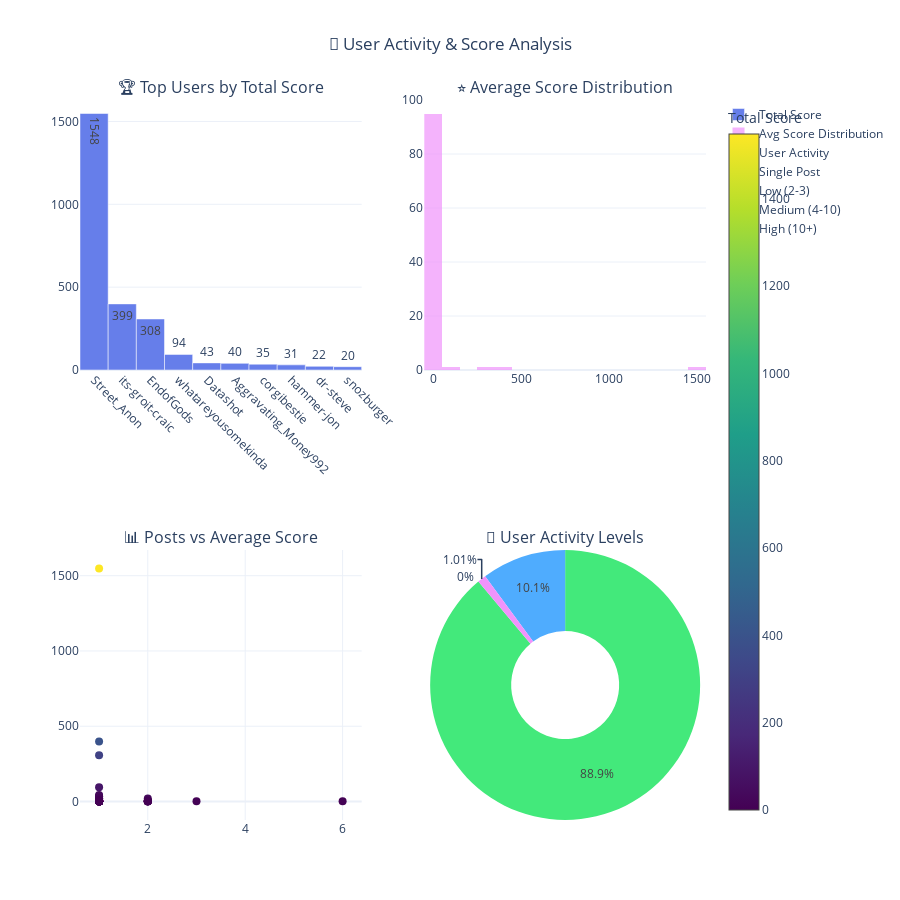

Notebook cell for this chart:
### Code cell
def create_user_score_analysis():
    """Analyze user activity and scoring patterns"""
    
    data = historical_raw if not historical_raw.empty else (raw_df if raw_df is not None else pd.DataFrame())
    
    if data is None or data.empty:
        print("⚠️ No data available for user analysis")
        return
    
    required_cols = ['author', 'score']
    if not all(col in data.columns for col in required_cols):
        print(f"⚠️ Missing required columns. Available: {list(data.columns)}")
        return
    
    # User statistics
    user_stats = data.groupby('author').agg({
        'score': ['count', 'sum', 'mean', 'std'],
        'id': 'count'
    }).round(2)
    
    user_stats.columns = ['Score_Count', 'Total_Score', 'Avg_Score', 'Score_StdDev', 'Post_Count']
    user_stats = user_stats.sort_values('Total_Score', ascending=False)
    
    # Remove any users with null/invalid names
    user_stats = user_stats[user_stats.index.notna()]
    
    print(f"✅ Analyzing {len(user_stats)} unique authors")
    
    # Create visualizations
    fig = make_subplots(
        rows=2, cols=2,
        subplot_titles=('🏆 Top Users by Total Score', '⭐ Average Score Distribution',
                       '📊 Posts vs Average Score', '🎯 User Activity Levels'),
        specs=[[{"type": "bar"}, {"type": "histogram"}],
               [{"type": "scatter"}, {"type": "pie"}]]
    )
    
    # Top users by total score
    top_users = user_stats.head(10)
    fig.add_trace(
        go.Bar(x=top_users.index, y=top_users['Total_Score'],
               name='Total Score', marker_color='#667eea',
               text=top_users['Total_Score'], textposition='auto'),
        row=1, col=1
    )
    
    # Average score distribution
    fig.add_trace(
        go.Histogram(x=user_stats['Avg_Score'], nbinsx=25, 
                    name='Avg Score Distribution', 
                    marker_color='#f093fb', opacity=0.7),
        row=1, col=2
    )
    
    # Posts vs Average Score scatter
    # Sample data if too many points
    sample_size = min(100, len(user_stats))
    sampled_users = user_stats.sample(sample_size) if len(user_stats) > sample_size else user_stats
    
    fig.add_trace(
        go.Scatter(x=sampled_users['Post_Count'], y=sampled_users['Avg_Score'],
                   mode='markers', name='User Activity',
                   marker=dict(size=8, color=sampled_users['Total_Score'],
                              colorscale='Viridis', showscale=True,
                              colorbar=dict(title="Total Score")),
                   text=sampled_users.index, textposition="top center"),
        row=2, col=1
    )
    
    # User activity levels pie chart
    activity_levels = pd.cut(user_stats['Post_Count'], 
                           bins=[0, 1, 3, 10, float('inf')],
                           labels=['Single Post', 'Low (2-3)', 'Medium (4-10)', 'High (10+)'])
    activity_counts = activity_levels.value_counts()
    
    fig.add_trace(
        go.Pie(labels=activity_counts.index, values=activity_counts.values,
               name="Activity Levels", hole=0.4,
               marker_colors=['#43e97b', '#4facfe', '#f093fb', '#667eea']),
        row=2, col=2
    )
    
    fig.update_layout(
        height=900,
        title_text="👥 User Activity & Score Analysis",
        title_x=0.5,
        template="plotly_white"
    )
    
    # Update x-axes for better readability
    fig.update_xaxes(tickangle=45, row=1, col=1)
    
    fig.show()
    
    # Display top performers table
    print("\n🏆 Top 10 Users by Total Score:")
    display(top_users[['Post_Count', 'Total_Score', 'Avg_Score']].head(10))
    
    # Summary statistics
    print(f"\n📈 User Activity Summary:")
    print(f"   • Total unique authors: {len(user_stats)}")
    print(f"   • Average posts per user: {user_stats['Post_Count'].mean():.1f}")
    print(f"   • Average score per user: {user_stats['Avg_Score'].mean():.2f}")
    print(f"   • Most active user: {user_stats['Post_Count'].idxmax()} ({user_stats['Post_Count'].max()} posts)")
    print(f"   • Highest scoring user: {user_stats['Total_Score'].idxmax()} ({user_stats['Total_Score'].max()} total score)")

create_user_score_analysis()

### Figure 1 — Plotly figure (JSON) as saved in the notebook; plotly's stock layout.template omitted (floating-point values rounded to 4 significant figures)
{"data": [{"marker": {"color": "#667eea"}, "name": "Total Score", "text": [1548.0, 399.0, 308.0, 94.0, 43.0, 40.0, 35.0, 31.0, 22.0, 20.0], "textposition": "auto", "type": "bar", "x": ["Street_Anon", "its-groit-craic", "EndofGods", "whatareyousomekinda", "Datashot", "Aggravating_Money992", "corgibestie", "hammer-jon", "dr-steve", "snozburger"], "xaxis": "x", "y": [1548, 399, 308, 94, 43, 40, 35, 31, 22, 20], "yaxis": "y"}, {"marker": {"color": "#f093fb"}, "name": "Avg Score Distribution", "nbinsx": 25, "opacity": 0.7, "type": "histogram", "x": [1548.0, 399.0, 308.0, 94.0, 43.0, 20.0, 35.0, 31.0, 22.0, 20.0, 18.0, 7.5, 11.0, 8.0, 8.0, 7.0, 7.0, 7.0, 6.0, 1.0, 6.0, 5.0, 4.0, 4.0, 2.0, 1.5, 1.5, 1.0, 3.0, 2.0, 1.0, 2.0, 2.0, 1.0, 1.0, 2.0, 2.0, 1.0, 1.0, 1.0, 1.0, 1.0, 1.0, 1.0, 1.0, 1.0, 1.0, 1.0, 1.0, 1.0, 1.0, 1.0, 1.0, 1.0, 1.0, 1.0, 1.0, 1.0, 1.0, 1.0, 1.0, 1.0, 1.0, 1.0, 1.0, 1.0, 1.0, 1.0, 1.0, 1.0, 1.0, 1.0, 1.0, 1.0, 1.0, 1.0, 1.0, 1.0, 1.0, 1.0, 1.0, 0.5, 1.0, 1.0, 1.0, 1.0, 1.0, 1.0, 1.0, 1.0, 1.0, 1.0, 1.0, 0.0, 0.0, 0.0, 0.0, 0.0, 0.0], "xaxis": "x2", "yaxis": "y2"}, {"marker": {"color": [1548, 399, 308, 94, 43, 40, 35, 31, 22, 20, 18, 15, 11, 8, 8, 7, 7, 7, 6, 6, 6, 5, 4, 4, 4, 3, 3, 3, 3, 2, 2, 2, 2, 2, 2, 2, 2, 1, 1, 1, 1, 1, 1, 1, 1, 1, 1, 1, 1, 1, 1, 1, 1, 1, 1, 1, 1, 1, 1, 1, 1, 1, 1, 1, 1, 1, 1, 1, 1, 1, 1, 1, 1, 1, 1, 1, 1, 1, 1, 1, 1, 1, 1, 1, 1, 1, 1, 1, 1, 1, 1, 1, 1, 0, 0, 0, 0, 0, 0], "colorbar": {"title": {"text": "Total Score"}}, "colorscale": [[0, "#440154"], [0.1111, "#482878"], [0.2222, "#3e4989"], [0.3333, "#31688e"], [0.4444, "#26828e"], [0.5556, "#1f9e89"], [0.6667, "#35b779"], [0.7778, "#6ece58"], [0.8889, "#b5de2b"], [1, "#fde725"]], "showscale": true, "size": 8}, "mode": "markers", "name": "User Activity", "text": ["Street_Anon", "its-groit-craic", "EndofGods", "whatareyousomekinda", "Datashot", "Aggravating_Money992", "corgibestie", "hammer-jon", "dr-steve", "snozburger", "Randomized0000", "Logical_Welder3467", "sukkj", "AutoModerator", "canbooo", "Competitive-Dot-3333", "quicksilver53", "StayingUp4AFeeling", "Chance-Business", "Original_Garbage8557", "didj0", "Foreign_Sympathy2863", "AdSpecialist6598", "NOTWorthless", "fullgoopy_alchemist", "rezwenn", "Economy-Mud-6626", "airreps", "tariban", "stmoreau", "Kinky_introverts", "GeorgeBird1", "Strict-Ebb-8959", "geometer_girl", "Scottburning", "MagicalEloquence", "zelkovamoon", "chocobomog", "alexiajj", "critiqueextension", "arkam_uzumaki", "cambyses-nebu", "dfGobBluth", "mellyuh", "enterisys", "livelaughoral", "WhosThis85", "minty_bloom", "muffin_vibe", "npmaker", "pkbutcher09", "solsticesx", "speedschisss", "straygoat193", "tytds", "upyoars", "xEdwin23x", "Wowthefrea", "ABucin", "Trekkeris", "JuniXe", "SydRA_", "Hot_Potato121", "Hot-Section1805", "HanSooloo", "Googy21", "FriendshipBudget1341", "Erratic_Error", "ElGuano", "Dry_Contract_628", "DrThomasBuro", "Crazy_Objective_3770", "BlitzWing1985", "BlazingIT01", "BetImaginary4945", "Alternative-Signal67", "Independent_Slip551", "Ill_Donut555", "LachlanMcConchie", "PurrSassy", "Superchecker", "Smooth-Raisin9332", "Sieraphien", "Academic_Two_5814", "RetoricEuphoric", "LegitimateJeweler126", "Quite_Kielbasa", "OwnMathematician9775", "OkChildhood2261", "Mean-Listen-7010", "M___D___", "Leighhh09", "SevenMachoMania7", "SandAlternative6026", "phicreative1997", "BagBeneficial7527", "vikashgraja", "ggStrift", "Adventurous-Salt8514"], "textposition": "top center", "type": "scatter", "x": [1, 1, 1, 1, 1, 2, 1, 1, 1, 1, 1, 2, 1, 1, 1, 1, 1, 1, 1, 6, 1, 1, 1, 1, 2, 2, 2, 3, 1, 1, 2, 1, 1, 2, 2, 1, 1, 1, 1, 1, 1, 1, 1, 1, 1, 1, 1, 1, 1, 1, 1, 1, 1, 1, 1, 1, 1, 1, 1, 1, 1, 1, 1, 1, 1, 1, 1, 1, 1, 1, 1, 1, 1, 1, 1, 1, 1, 1, 1, 1, 1, 2, 1, 1, 1, 1, 1, 1, 1, 1, 1, 1, 1, 1, 1, 1, 1, 1, 1], "xaxis": "x3", "y": [1548.0, 399.0, 308.0, 94.0, 43.0, 20.0, 35.0, 31.0, 22.0, 20.0, 18.0, 7.5, 11.0, 8.0, 8.0, 7.0, 7.0, 7.0, 6.0, 1.0, 6.0, 5.0, 4.0, 4.0, 2.0, 1.5, 1.5, 1.0, 3.0, 2.0, 1.0, 2.0, 2.0, 1.0, 1.0, 2.0, 2.0, 1.0, 1.0, 1.0, 1.0, 1.0, 1.0, 1.0, 1.0, 1.0, 1.0, 1.0, 1.0, 1.0, 1.0, 1.0, 1.0, 1.0, 1.0, 1.0, 1.0, 1.0, 1.0, 1.0, 1.0, 1.0, 1.0, 1.0, 1.0, 1.0, 1.0, 1.0, 1.0, 1.0, 1.0, 1.0, 1.0, 1.0, 1.0, 1.0, 1.0, 1.0, 1.0, 1.0, 1.0, 0.5, 1.0, 1.0, 1.0, 1.0, 1.0, 1.0, 1.0, 1.0, 1.0, 1.0, 1.0, 0.0, 0.0, 0.0, 0.0, 0.0, 0.0], "yaxis": "y3"}, {"domain": {"x": [0.55, 1], "y": [0, 0.375]}, "hole": 0.4, "labels": ["Single Post", "Low (2-3)", "Medium (4-10)", "High (10+)"], "marker": {"colors": ["#43e97b", "#4facfe", "#f093fb", "#667eea"]}, "name": "Activity Levels", "type": "pie", "values": [88, 10, 1, 0]}], "layout": {"annotations": [{"font": {"size": 16}, "showarrow": false, "text": "🏆 Top Users by Total Score", "x": 0.225, "xanchor": "center", "xref": "paper", "y": 1, "yanchor": "bottom", "yref": "paper"}, {"font": {"size": 16}, "showarrow": false, "text": "⭐ Average Score Distribution", "x": 0.775, "xanchor": "center", "xref": "paper", "y": 1, "yanchor": "bottom", "yref": "paper"}, {"font": {"size": 16}, "showarrow": false, "text": "📊 Posts vs Average Score", "x": 0.225, "xanchor": "center", "xref": "paper", "y": 0.375, "yanchor": "bottom", "yref": "paper"}, {"font": {"size": 16}, "showarrow": false, "text": "🎯 User Activity Levels", "x": 0.775, "xanchor": "center", "xref": "paper", "y": 0.375, "yanchor": "bottom", "yref": "paper"}], "height": 900, "title": {"text": "👥 User Activity & Score Analysis", "x": 0.5}, "xaxis": {"anchor": "y", "domain": [0, 0.45], "tickangle": 45}, "xaxis2": {"anchor": "y2", "domain": [0.55, 1]}, "xaxis3": {"anchor": "y3", "domain": [0, 0.45]}, "yaxis": {"anchor": "x", "domain": [0.625, 1]}, "yaxis2": {"anchor": "x2", "domain": [0.625, 1]}, "yaxis3": {"anchor": "x3", "domain": [0, 0.375]}}}
